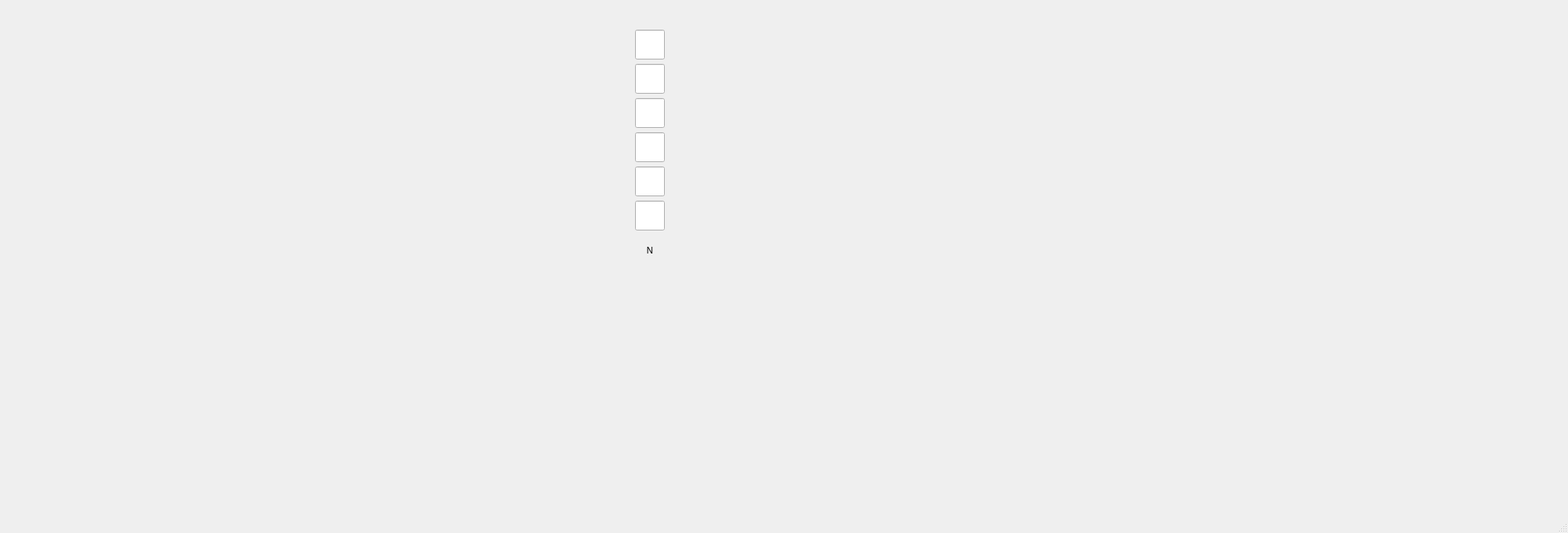
<?xml version="1.0" encoding="UTF-8"?>
<ui version="4.0">
 <class>MainWindow</class>
 <widget class="QMainWindow" name="MainWindow">
  <property name="geometry">
   <rect>
    <x>0</x>
    <y>0</y>
    <width>2111</width>
    <height>717</height>
   </rect>
  </property>
  <property name="windowTitle">
   <string>MainWindow</string>
  </property>
  <widget class="QWidget" name="centralwidget">
   <widget class="QWidget" name="gridLayoutWidget">
    <property name="geometry">
     <rect>
      <x>220</x>
      <y>40</y>
      <width>1311</width>
      <height>318</height>
     </rect>
    </property>
    <layout class="QGridLayout" name="gridLayout">
     <item row="3" column="0">
      <widget class="QLineEditTabReact" name="tuning_4">
       <property name="minimumSize">
        <size>
         <width>40</width>
         <height>40</height>
        </size>
       </property>
       <property name="maximumSize">
        <size>
         <width>40</width>
         <height>16777215</height>
        </size>
       </property>
       <property name="alignment">
        <set>Qt::AlignCenter</set>
       </property>
      </widget>
     </item>
     <item row="5" column="0">
      <widget class="QLineEditTabReact" name="tuning_6">
       <property name="minimumSize">
        <size>
         <width>40</width>
         <height>40</height>
        </size>
       </property>
       <property name="maximumSize">
        <size>
         <width>40</width>
         <height>16777215</height>
        </size>
       </property>
       <property name="alignment">
        <set>Qt::AlignCenter</set>
       </property>
      </widget>
     </item>
     <item row="1" column="0">
      <widget class="QLineEditTabReact" name="tuning_2">
       <property name="minimumSize">
        <size>
         <width>40</width>
         <height>40</height>
        </size>
       </property>
       <property name="maximumSize">
        <size>
         <width>40</width>
         <height>16777215</height>
        </size>
       </property>
       <property name="alignment">
        <set>Qt::AlignCenter</set>
       </property>
      </widget>
     </item>
     <item row="2" column="0">
      <widget class="QLineEditTabReact" name="tuning_3">
       <property name="minimumSize">
        <size>
         <width>40</width>
         <height>40</height>
        </size>
       </property>
       <property name="maximumSize">
        <size>
         <width>40</width>
         <height>16777215</height>
        </size>
       </property>
       <property name="alignment">
        <set>Qt::AlignCenter</set>
       </property>
      </widget>
     </item>
     <item row="6" column="0">
      <widget class="QLabel" name="label">
       <property name="text">
        <string>N</string>
       </property>
       <property name="alignment">
        <set>Qt::AlignCenter</set>
       </property>
      </widget>
     </item>
     <item row="0" column="0">
      <widget class="QLineEditTabReact" name="tuning_1">
       <property name="minimumSize">
        <size>
         <width>40</width>
         <height>40</height>
        </size>
       </property>
       <property name="maximumSize">
        <size>
         <width>40</width>
         <height>16777215</height>
        </size>
       </property>
       <property name="alignment">
        <set>Qt::AlignCenter</set>
       </property>
      </widget>
     </item>
     <item row="4" column="0">
      <widget class="QLineEditTabReact" name="tuning_5">
       <property name="minimumSize">
        <size>
         <width>40</width>
         <height>40</height>
        </size>
       </property>
       <property name="maximumSize">
        <size>
         <width>40</width>
         <height>16777215</height>
        </size>
       </property>
       <property name="alignment">
        <set>Qt::AlignCenter</set>
       </property>
      </widget>
     </item>
    </layout>
   </widget>
  </widget>
  <widget class="QStatusBar" name="statusbar"/>
 </widget>
 <customwidgets>
  <customwidget>
   <class>QLineEditTabReact</class>
   <extends>QLineEdit</extends>
   <header>qlineedittabreact.h</header>
  </customwidget>
 </customwidgets>
 <tabstops>
  <tabstop>tuning_1</tabstop>
  <tabstop>tuning_2</tabstop>
  <tabstop>tuning_3</tabstop>
  <tabstop>tuning_4</tabstop>
  <tabstop>tuning_5</tabstop>
  <tabstop>tuning_6</tabstop>
 </tabstops>
 <resources/>
 <connections/>
</ui>
